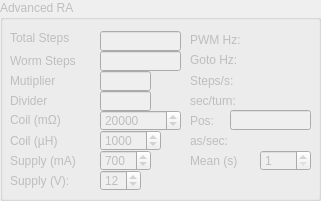
    <widget class="QGroupBox" name="AdvancedRA">
     <property name="enabled">
      <bool>false</bool>
     </property>
     <property name="geometry">
      <rect>
       <x>750</x>
       <y>30</y>
       <width>321</width>
       <height>201</height>
      </rect>
     </property>
     <property name="title">
      <string>Advanced RA</string>
     </property>
     <widget class="QLineEdit" name="TotalSteps0">
      <property name="geometry">
       <rect>
        <x>100</x>
        <y>31</y>
        <width>81</width>
        <height>20</height>
       </rect>
      </property>
      <property name="readOnly">
       <bool>true</bool>
      </property>
     </widget>
     <widget class="QLineEdit" name="WormSteps0">
      <property name="geometry">
       <rect>
        <x>100</x>
        <y>51</y>
        <width>81</width>
        <height>20</height>
       </rect>
      </property>
      <property name="readOnly">
       <bool>true</bool>
      </property>
     </widget>
     <widget class="QSpinBox" name="Resistance_0">
      <property name="geometry">
       <rect>
        <x>100</x>
        <y>110</y>
        <width>81</width>
        <height>21</height>
       </rect>
      </property>
      <property name="minimum">
       <number>1</number>
      </property>
      <property name="maximum">
       <number>1000000</number>
      </property>
      <property name="value">
       <number>20000</number>
      </property>
     </widget>
     <widget class="QLabel" name="label_19">
      <property name="geometry">
       <rect>
        <x>10</x>
        <y>110</y>
        <width>71</width>
        <height>20</height>
       </rect>
      </property>
      <property name="text">
       <string>Coil (mΩ)</string>
      </property>
     </widget>
     <widget class="QLabel" name="label_20">
      <property name="geometry">
       <rect>
        <x>10</x>
        <y>131</y>
        <width>71</width>
        <height>20</height>
       </rect>
      </property>
      <property name="text">
       <string>Coil (µH)</string>
      </property>
     </widget>
     <widget class="QSpinBox" name="Inductance_0">
      <property name="geometry">
       <rect>
        <x>100</x>
        <y>130</y>
        <width>61</width>
        <height>21</height>
       </rect>
      </property>
      <property name="minimum">
       <number>1</number>
      </property>
      <property name="maximum">
       <number>1000000</number>
      </property>
      <property name="value">
       <number>1000</number>
      </property>
     </widget>
     <widget class="QSpinBox" name="Current_0">
      <property name="geometry">
       <rect>
        <x>100</x>
        <y>150</y>
        <width>51</width>
        <height>21</height>
       </rect>
      </property>
      <property name="minimum">
       <number>1</number>
      </property>
      <property name="maximum">
       <number>100000</number>
      </property>
      <property name="value">
       <number>700</number>
      </property>
     </widget>
     <widget class="QLabel" name="label_21">
      <property name="geometry">
       <rect>
        <x>10</x>
        <y>150</y>
        <width>81</width>
        <height>21</height>
       </rect>
      </property>
      <property name="text">
       <string>Supply (mA)</string>
      </property>
     </widget>
     <widget class="QLineEdit" name="Multiplier0">
      <property name="geometry">
       <rect>
        <x>100</x>
        <y>71</y>
        <width>51</width>
        <height>20</height>
       </rect>
      </property>
      <property name="readOnly">
       <bool>true</bool>
      </property>
     </widget>
     <widget class="QLineEdit" name="Divider0">
      <property name="geometry">
       <rect>
        <x>100</x>
        <y>91</y>
        <width>51</width>
        <height>20</height>
       </rect>
      </property>
      <property name="readOnly">
       <bool>true</bool>
      </property>
     </widget>
     <widget class="QSpinBox" name="Voltage_0">
      <property name="geometry">
       <rect>
        <x>100</x>
        <y>170</y>
        <width>41</width>
        <height>21</height>
       </rect>
      </property>
      <property name="minimum">
       <number>3</number>
      </property>
      <property name="maximum">
       <number>240</number>
      </property>
      <property name="value">
       <number>12</number>
      </property>
     </widget>
     <widget class="QLabel" name="TrackingFrequency_0">
      <property name="geometry">
       <rect>
        <x>190</x>
        <y>70</y>
        <width>121</width>
        <height>21</height>
       </rect>
      </property>
      <property name="text">
       <string>Steps/s:</string>
      </property>
     </widget>
     <widget class="QLabel" name="SPT_0">
      <property name="geometry">
       <rect>
        <x>190</x>
        <y>90</y>
        <width>121</width>
        <height>21</height>
       </rect>
      </property>
      <property name="text">
       <string>sec/turn:</string>
      </property>
     </widget>
     <widget class="QLabel" name="label_32">
      <property name="geometry">
       <rect>
        <x>10</x>
        <y>30</y>
        <width>81</width>
        <height>16</height>
       </rect>
      </property>
      <property name="text">
       <string>Total Steps</string>
      </property>
     </widget>
     <widget class="QLabel" name="label_33">
      <property name="geometry">
       <rect>
        <x>10</x>
        <y>50</y>
        <width>91</width>
        <height>21</height>
       </rect>
      </property>
      <property name="text">
       <string>Worm Steps</string>
      </property>
     </widget>
     <widget class="QLabel" name="label_34">
      <property name="geometry">
       <rect>
        <x>10</x>
        <y>170</y>
        <width>81</width>
        <height>21</height>
       </rect>
      </property>
      <property name="text">
       <string>Supply (V):</string>
      </property>
     </widget>
     <widget class="QLabel" name="label_35">
      <property name="geometry">
       <rect>
        <x>10</x>
        <y>71</y>
        <width>71</width>
        <height>20</height>
       </rect>
      </property>
      <property name="text">
       <string>Mutiplier</string>
      </property>
     </widget>
     <widget class="QLabel" name="label_36">
      <property name="geometry">
       <rect>
        <x>10</x>
        <y>90</y>
        <width>51</width>
        <height>21</height>
       </rect>
      </property>
      <property name="text">
       <string>Divider</string>
      </property>
     </widget>
     <widget class="QLabel" name="PWMFrequency_0">
      <property name="geometry">
       <rect>
        <x>190</x>
        <y>30</y>
        <width>121</width>
        <height>20</height>
       </rect>
      </property>
      <property name="text">
       <string>PWM Hz:</string>
      </property>
     </widget>
     <widget class="QLabel" name="GotoFrequency_0">
      <property name="geometry">
       <rect>
        <x>190</x>
        <y>50</y>
        <width>121</width>
        <height>20</height>
       </rect>
      </property>
      <property name="text">
       <string>Goto Hz:</string>
      </property>
     </widget>
     <widget class="QLineEdit" name="CurrentSteps_0">
      <property name="geometry">
       <rect>
        <x>230</x>
        <y>110</y>
        <width>81</width>
        <height>20</height>
       </rect>
      </property>
      <property name="readOnly">
       <bool>true</bool>
      </property>
     </widget>
     <widget class="QLabel" name="Rate_0">
      <property name="geometry">
       <rect>
        <x>190</x>
        <y>130</y>
        <width>121</width>
        <height>21</height>
       </rect>
      </property>
      <property name="text">
       <string>as/sec:</string>
      </property>
     </widget>
     <widget class="QLabel" name="CurrentStepsLabel_0">
      <property name="geometry">
       <rect>
        <x>190</x>
        <y>110</y>
        <width>41</width>
        <height>21</height>
       </rect>
      </property>
      <property name="text">
       <string>Pos:</string>
      </property>
     </widget>
     <widget class="QSpinBox" name="Mean_0">
      <property name="geometry">
       <rect>
        <x>260</x>
        <y>150</y>
        <width>51</width>
        <height>21</height>
       </rect>
      </property>
      <property name="minimum">
       <number>1</number>
      </property>
      <property name="maximum">
       <number>60</number>
      </property>
      <property name="value">
       <number>1</number>
      </property>
     </widget>
     <widget class="QLabel" name="Rate_2">
      <property name="geometry">
       <rect>
        <x>190</x>
        <y>150</y>
        <width>61</width>
        <height>21</height>
       </rect>
      </property>
      <property name="text">
       <string>Mean (s)</string>
      </property>
     </widget>
    </widget>
